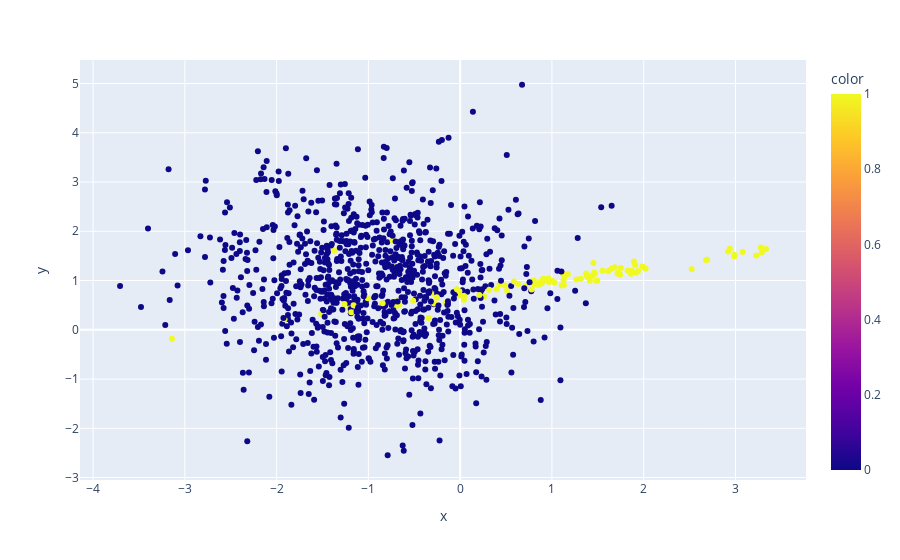

The cell this chart's notebook holds for it:
### Code cell
# fig = go.Figure()
# fig.add_trace(go.Scatter(x=df['f1'],y=df['f2'] , mode='markers',))
# fig.add_trace(go.Scatter(x=df['f1'],y=df['f2'] , mode='markers'))
# above code didnt worked 
fig = px.scatter(x=df['f1'],y=df['f2'],color=df['target'])
fig.show()

### Figure 1 — Plotly figure (JSON) as saved in the notebook; plotly's stock layout.template omitted (floating-point values rounded to 4 significant figures; data arrays with more than 128 entries replaced by an {"elided": "..."} marker saying what was removed)
{"data": [{"hovertemplate": "x=%{x}<br>y=%{y}<br>color=%{marker.color}<extra></extra>", "legendgroup": "", "marker": {"color": {"elided": "1000 int values"}, "coloraxis": "coloraxis", "symbol": "circle"}, "mode": "markers", "name": "", "orientation": "v", "showlegend": false, "type": "scatter", "x": {"elided": "1000 float values"}, "xaxis": "x", "y": {"elided": "1000 float values"}, "yaxis": "y"}], "layout": {"coloraxis": {"colorbar": {"title": {"text": "color"}}, "colorscale": [[0, "#0d0887"], [0.1111, "#46039f"], [0.2222, "#7201a8"], [0.3333, "#9c179e"], [0.4444, "#bd3786"], [0.5556, "#d8576b"], [0.6667, "#ed7953"], [0.7778, "#fb9f3a"], [0.8889, "#fdca26"], [1, "#f0f921"]]}, "legend": {"tracegroupgap": 0}, "margin": {"t": 60}, "xaxis": {"anchor": "y", "domain": [0, 1], "title": {"text": "x"}}, "yaxis": {"anchor": "x", "domain": [0, 1], "title": {"text": "y"}}}}
